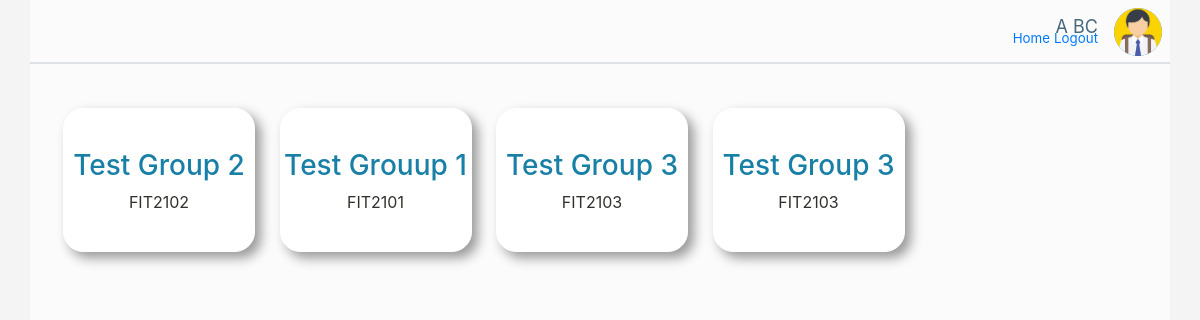
The page /dashboard/ (signed in) on the database its author committed.
### tracker_app/models.py (models this page shows)
class GroupMember(models.Model):
    roles = models.CharField(validators=[int_list_validator], max_length=10)
    person = models.ForeignKey(User, on_delete=models.CASCADE, null=True, blank=True)
    group = models.ForeignKey(Group, on_delete=models.CASCADE, null=True, blank=True)

class Group(models.Model):
    groupName = models.CharField(max_length = 30)
    unitCode = models.CharField(max_length = 7)
    created = models.DateField(default=datetime.today)

### tracker_app/views.py (the view)
# urls.py: path('dashboard/', views.userdash, name='userdash'),
@login_required
def userdash(request):
    return userdashview.userdash(request)

### tracker_app/indv_views/userdashview.py (called while the page is built)
def userdash(request):
    staff = utils.is_staff(request.user)
    try:
        all_members = list(models.GroupMember.objects.all())    # Get all members
        mems = []                                               # For normal users (tutor/student), display their groups
        for mem in all_members:
            if mem.person == request.user:
                mems.append((mem, "0" in mem.roles))
    except:
        raise Http404("Could not get User's groups")
    else:
        return render(request, 'userdash.html', {'members': mems, "is_staff": staff, 'title': ""})

### tracker_app/utils.py (called while the page is built)
def is_staff(user):
    return user.groups.filter(name = "Editors").exists()

### tracker_app/templates/userdash.html (shortened to what this page needs)
{% extends "base.html" %}
{% block page_content %}
<div class="row dash-content">
    <div class="item-wrapper" style="padding: auto;">
        {% for mem in members %}
            {% include "grouptile.html" with member=mem.0 is_owner=mem.1 %}
        {% endfor %}
    </div>
</div>
{% endblock %}

### tracker_app/templates/base.html (shortened to what this page needs)
<!DOCTYPE html>
<html lang="en">
    <head>
        <link rel="stylesheet" href="https://stackpath.bootstrapcdn.com/bootstrap/4.5.2/css/bootstrap.min.css">
        <link rel="stylesheet" href="https://cdnjs.cloudflare.com/ajax/libs/font-awesome/4.7.0/css/font-awesome.min.css">
        {% load static %}
        <link rel="stylesheet" href="{% static 'style.css' %}">
    </head>
    <body style="background-color: var(--background0);">
        <div class="container" style="background-color: var(--background1); min-height: 100vh;">
            <div class="row  justify-content-center  header-height  border-bottom">
                <div class="col-12 border-bottom">
                    <div class="navbar-nav" style="display: block; position: absolute; right: 12vh; bottom: 0.6vh; margin: 0px; padding: 0px;">
                        <a class="nav-item nav-link mr-4" href="/dashboard/" style="font-size: smaller;">Home</a>
                    </div>
                    <div class="navbar-nav" style="display: block; position: absolute; right: 9vh; bottom: 0.6vh; margin: 0px; padding: 0px;">
                        <a class="nav-item nav-link" href="{% url 'logout' %}" style="font-size: smaller;">Logout</a>
                    </div>
                    <p style="display: block; position: absolute; right: 9vh; top: 1.6vh; margin: 0px; padding: 0px;
                                color: var(--accent5); font-size: large;">{{ request.user.get_full_name }}</p>
                    <div style="background: var(--accent2); border-radius: 100px; display: block; position: absolute; right:
                                1vh; width: 6vh; height: 6vh; top: 1vh;">
                        {% if user.is_superuser %}
                            <img width="100%" height="100%" src="{% static 'admin.png' %}" style="border-radius: 100px;">
                        {% else %}
                            {% if is_staff %}
                                <img width="100%" height="100%" src="{% static 'staff.png' %}" style="border-radius: 100px;">
                            {% else %}
                                <img width="100%" height="100%" src="{% static 'student.png' %}" style="border-radius: 100px;">
                            {% endif %}
                        {% endif %}
                        <a href="{% url 'profile' %}" style="cursor: pointer;">
                            <span class="group-span" style="width: 6vh; height: 6vh;"></span>
                        </a>
                    </div>
                </div>
            </div>
            <div class="row  justify-content-center  content-height">
                <div class="col-12  content-height">
                    {% block page_content %}{% endblock %}
                </div>
            </div>
        </div>
    </body>
</html>

### tracker_app/templates/grouptile.html
<div class="item group-outter group-size" style="position: relative; display: inline-block;">
    <div class=" group-inner group-size">
        {% if is_owner %}
            <h3 class="tile-head" style="color: var(--accent3);">{{ member.group.groupName }}</h3>
        {% else %}
            <h3 class="tile-head">{{ member.group.groupName }}</h3>
        {% endif %}
        <p class="tile-desc">{{ member.group.unitCode }}</p>
    </div>
    <a href="/dashboard/{{ member.group.pk }}/" style="cursor: pointer;">
        <span class="group-span group-size"></span>
    </a>
</div>

### tracker_app/static/style.css (style rules this page uses)
:root { --background0: #f5f4f4; --background1: #fcfbfb; --background2: #ffffff; --background3: #d5d4d4; --accent0: #0e1519; --accent1: #32312c; --accent2: #187FA6; --accent3: #20796a; --accent4: #c61a26; --accent5: #45687b; }
h1, h2, h3, h4, h5 { color: var(--accent0) }
body { color: var(--accent0) }
.header-height { min-height: 8%; max-height: 8%; height: 8%; min-height: 8vh; max-height: 8vh; height: 8vh; }
.content-height { min-height: 92%; max-height: 92%; height: 92%; min-height: 92vh; max-height: 92vh; height: 92vh; }
.border-bottom { border-style: solid; border-width: 0px 0px 2px 0px; border-color: var(--accent1); }
.dash-content { margin: 24px 8px 24px 8px; min-height: calc(92vh - 48px); max-height: calc(92vh - 48px); overflow-x: hidden; overflow-y: scroll; }
.group-span { position: absolute; top: 0; left: 0; z-index: 1000; display: inline; }
.group-outter { margin: 20px 10px 20px 10px; }
.group-size { min-height: 144px; max-height: 144px; height: 144px; min-width: 192px; max-width: 192px; width: 192px; }
.group-inner { border-style: solid; border-color: var(--background2); border-width: 1px 1px 1px 1px; border-radius: 20px; box-shadow: 6px 6px 12px 0px #999999; background: var(--background2); color: var(--accent1); text-align: center; overflow: hidden; display: table-cell; vertical-align: middle; }
.tile-head { margin-top: 10%; color: var(--accent2); max-width: 192px; max-height: 72px; overflow: hidden; text-overflow: ellipsis; word-wrap: break-word; display: block; }
.tile-desc { color: var(--accent1); max-width: 192px; max-height: 24px; }

### rows shown on the page
GroupMember: group.groupName "Test Group 2", group.unitCode "FIT2102"
GroupMember: group.groupName "Test Grouup 1", group.unitCode "FIT2101"
GroupMember: group.groupName "Test Group 3", group.unitCode "FIT2103"
GroupMember: group.groupName "Test Group 3", group.unitCode "FIT2103"

### other values the page prints
{{ request.user.get_full_name }} "A BC"
